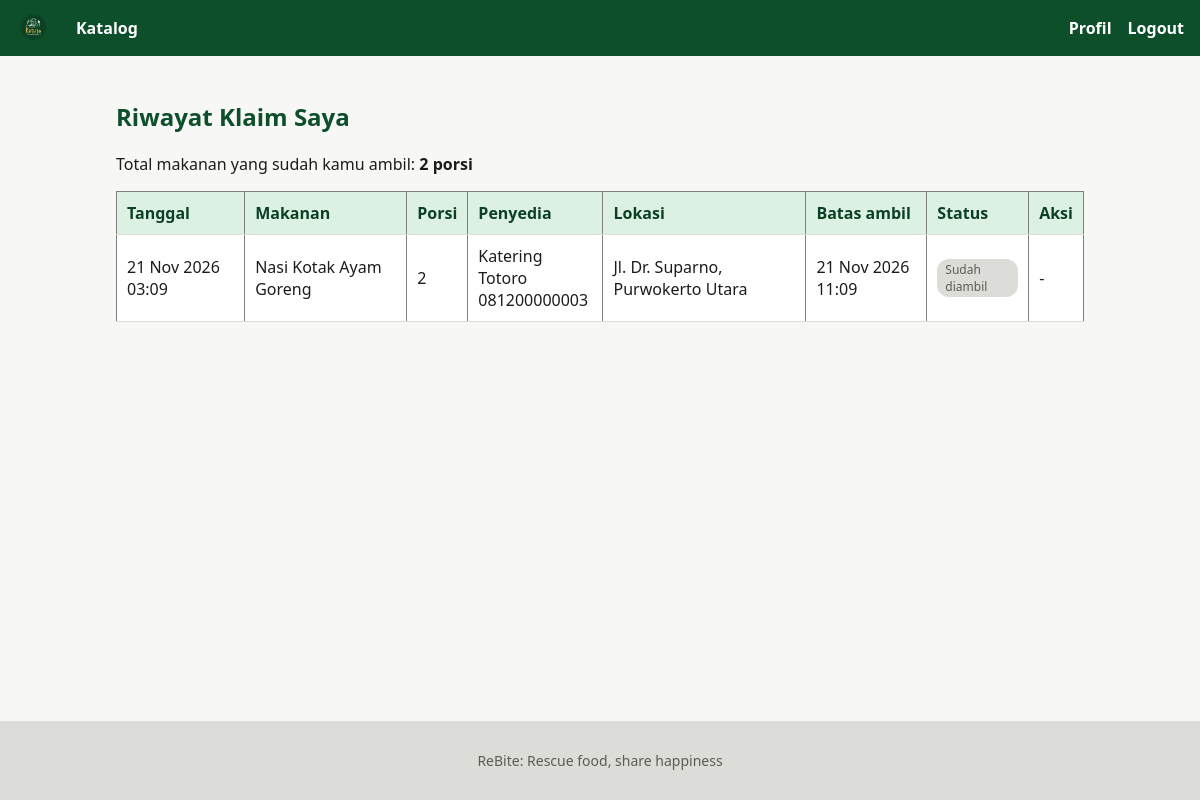
The app's page /penerima/riwayat_klaim.php (signed in) with its own data.
### tables this page shows
CREATE TABLE `klaim` (
  `id` int(11) NOT NULL AUTO_INCREMENT,
  `id_makanan` int(11) NOT NULL,
  `id_penerima` int(11) NOT NULL,
  `jumlah_porsi` int(11) NOT NULL,
  `status` enum('dipesan','diambil','dibatalkan') NOT NULL DEFAULT 'dipesan',
  `tanggal_klaim` timestamp NOT NULL DEFAULT CURRENT_TIMESTAMP,
  PRIMARY KEY (`id`),
  KEY `idx_klaim_makanan` (`id_makanan`),
  KEY `idx_klaim_penerima` (`id_penerima`),
  CONSTRAINT `fk_klaim_makanan` FOREIGN KEY (`id_makanan`) REFERENCES `makanan` (`id`) ON DELETE CASCADE,
  CONSTRAINT `fk_klaim_penerima` FOREIGN KEY (`id_penerima`) REFERENCES `users` (`id`) ON DELETE CASCADE
);

CREATE TABLE `makanan` (
  `id` int(11) NOT NULL AUTO_INCREMENT,
  `id_penyedia` int(11) NOT NULL,
  `id_kategori` int(11) NOT NULL,
  `nama` varchar(100) NOT NULL,
  `deskripsi` text DEFAULT NULL,
  `foto` varchar(255) DEFAULT NULL,
  `porsi_total` int(11) NOT NULL,
  `porsi_tersisa` int(11) NOT NULL,
  `lokasi` varchar(255) NOT NULL,
  `batas_ambil` datetime NOT NULL,
  `status` enum('tersedia','habis','kedaluwarsa') NOT NULL DEFAULT 'tersedia',
  `created_at` timestamp NOT NULL DEFAULT CURRENT_TIMESTAMP,
  PRIMARY KEY (`id`),
  KEY `idx_makanan_penyedia` (`id_penyedia`),
  KEY `idx_makanan_kategori` (`id_kategori`),
  CONSTRAINT `fk_makanan_penyedia` FOREIGN KEY (`id_penyedia`) REFERENCES `users` (`id`) ON DELETE CASCADE,
  CONSTRAINT `fk_makanan_kategori` FOREIGN KEY (`id_kategori`) REFERENCES `kategori` (`id`)
);

CREATE TABLE `users` (
  `id` int(11) NOT NULL AUTO_INCREMENT,
  `nama` varchar(100) NOT NULL,
  `email` varchar(100) NOT NULL,
  `password` varchar(255) NOT NULL,
  `role` enum('admin','penyedia','penerima') NOT NULL,
  `no_hp` varchar(20) DEFAULT NULL,
  `alamat` text DEFAULT NULL,
  `status_verifikasi` enum('pending','terverifikasi') NOT NULL DEFAULT 'pending',
  `created_at` timestamp NOT NULL DEFAULT CURRENT_TIMESTAMP,
  PRIMARY KEY (`id`),
  UNIQUE KEY `uk_users_email` (`email`)
);

### includes/koneksi.php (called while the page is built, shortened)
<?php
function e($teks)
{
    return htmlspecialchars((string) $teks, ENT_QUOTES, 'UTF-8');
}
function tampil_flash()
{
    $hasil = '';
    return $hasil;
}
?>

### penerima/riwayat_klaim.php (the view, shortened to what this page needs)
<?php
include_once "../includes/koneksi.php";
$id_penerima = (int) $_SESSION['id_user'];
$hasil = mysqli_query($koneksi,
    "SELECT k.id, k.jumlah_porsi, k.status, k.tanggal_klaim,
            m.nama AS nama_makanan, m.lokasi, m.batas_ambil,
            u.nama AS nama_penyedia, u.no_hp
     FROM klaim k
     JOIN makanan m ON m.id = k.id_makanan
     JOIN users u ON u.id = m.id_penyedia
     WHERE k.id_penerima=$id_penerima
     ORDER BY k.tanggal_klaim DESC");
$hitung = mysqli_query($koneksi,
    "SELECT COALESCE(SUM(jumlah_porsi), 0) AS total FROM klaim
     WHERE id_penerima=$id_penerima AND status='diambil'");
$data_total = mysqli_fetch_assoc($hitung);
$label = array(
    'dipesan'    => 'Dipesan',
    'diambil'    => 'Sudah diambil',
    'dibatalkan' => 'Dibatalkan'
);
include "../includes/header.php";
?>
<section class="halaman-riwayat">
    <h2>Riwayat Klaim Saya</h2>
    <p>Total makanan yang sudah kamu ambil: <b><?= (int) $data_total['total'] ?> porsi</b></p>
    <?php if (mysqli_num_rows($hasil) == 0) { ?>
        <p>Kamu belum pernah mengklaim makanan.</p>
        <a href="<?= BASE_URL ?>katalog.php" class="btn">Lihat Katalog</a>
    <?php } else { ?>
        <div class="tabel-scroll">
            <table border="1">
                <tr>
                    <th>Tanggal</th>
                    <th>Makanan</th>
                    <th>Porsi</th>
                    <th>Penyedia</th>
                    <th>Lokasi</th>
                    <th>Batas ambil</th>
                    <th>Status</th>
                    <th>Aksi</th>
                </tr>
                <?php while ($k = mysqli_fetch_assoc($hasil)) { ?>
                    <tr>
                        <td><?= e(date('d M Y H:i', strtotime($k['tanggal_klaim']))) ?></td>
                        <td><?= e($k['nama_makanan']) ?></td>
                        <td><?= (int) $k['jumlah_porsi'] ?></td>
                        <td><?= e($k['nama_penyedia']) ?><br><?= e($k['no_hp']) ?></td>
                        <td><?= e($k['lokasi']) ?></td>
                        <td><?= e(date('d M Y H:i', strtotime($k['batas_ambil']))) ?></td>
                        <td><span class="badge badge-<?= e($k['status']) ?>"><?= e($label[$k['status']]) ?></span></td>
                        <td>
                            <?php if ($k['status'] == 'dipesan') { ?>
                                <form method="post" action="<?= BASE_URL ?>penerima/klaim_batal.php"
                                      onSubmit="return confirm('Batalkan klaim ini?');">
                                    <input type="hidden" name="id_klaim" value="<?= (int) $k['id'] ?>">
                                    <input type="submit" name="batal" value="Batalkan" class="btn btn-danger">
                                </form>
                            <?php } else { ?>
                                -
                            <?php } ?>
                        </td>
                    </tr>
                <?php } ?>
            </table>
        </div>
    <?php } ?>
</section>
<?php include "../includes/footer.php"; ?>

### assets/css/style.css (style rules this page uses)
:root { --color-brand-50: #f0f9f3; --color-brand-100: #dcf1e3; --color-brand-300: #8ccda6; --color-brand-600: #1e7746; --color-brand-700: #106535; --color-brand-800: #0d4f2a; --color-brand-900: #0b4023; --color-ink-50: #f7f7f6; --color-ink-200: #dcdcd8; --color-ink-600: #5c5c56; --color-ink-900: #1c1c1a; --color-surface: #fff; --color-surface-muted: var(--color-ink-50); --oranye: #f57c00; --merah: #c62828; }
* { box-sizing: border-box; }
body { margin: 0; font-family: system-ui, Arial, sans-serif; color: var(--color-ink-900); background: var(--color-surface-muted); min-height: 100vh; display: flex; flex-direction: column; }
h1, h2, h3 { color: var(--color-brand-800); }
table { width: 100%; border-collapse: collapse; background: var(--color-surface); }
th, td { padding: 10px; border-bottom: 1px solid var(--color-ink-200); text-align: left; }
th { background: var(--color-brand-100); color: var(--color-brand-900); }
.badge { display: inline-block; padding: 2px 8px; border-radius: 12px; font-size: 12px; background: var(--color-ink-200); color: var(--color-ink-600); }

### records on screen
klaim: tanggal_klaim "21 Nov 2026 03:09", id_makanan.nama "Nasi Kotak Ayam Goreng", jumlah_porsi "2", users.nama "Katering Totoro", users.no_hp "081200000003", id_makanan.lokasi "Jl. Dr. Suparno, Purwokerto Utara", id_makanan.batas_ambil "21 Nov 2026 11:09", status "Sudah diambil"

### other values on screen
$data_total['total'] "2"
